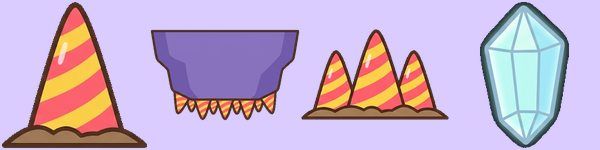
#> input picture assets/_check_obst.png, 600 x 150 px
$ python cut_foe.py ../assets/_check_obst.png ../assets/evo_beast_2.png
#> lines starting #> are read from the running program, lines starting #| are printed output that depends on the picture; after the words box and inside, x2 and y2 are one past the last pixel; in counts of white or black regions, pixels touching at a corner belong together
# -*- coding: utf-8 -*-
"""Geminiが白背景に横一列で描いたキャラを、1体ずつ透過PNGに切り分ける。
   使い方: python tools/cut_foe.py 画像 出し先フォルダ 名前1 名前2 ...
   左から順に 名前1, 名前2 ... で保存する。"""
import sys, os
import numpy as np
from PIL import Image
from scipy import ndimage

src, outdir = sys.argv[1], sys.argv[2]
names = sys.argv[3:]
os.makedirs(outdir, exist_ok=True)

im = Image.open(src).convert("RGB")
#> im is the input picture: PIL image 600x150 RGB; mean R, G, B 196.7, 175.3, 204
a = np.array(im).astype(int)
h, w, _ = a.shape
#> h = 150; w = 600
white = a.min(axis=2) > 228
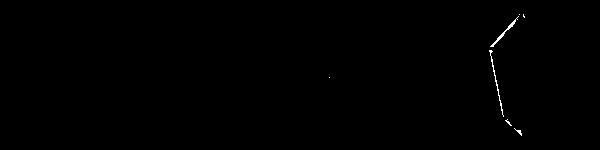
#> white: shape (150, 600) bool; 0.25% white in thin lines or dots, all inside (x1, y1, x2, y2) = (329, 14, 525, 136)

# 外周からつながった白だけ背景にする（体の中の白は残す）
lab, n = ndimage.label(white)
#> lab: shape (150, 600) int32; 17 distinct labels, from 0 to 16
#> n = 16
edge = set(lab[0].tolist()) | set(lab[-1].tolist()) | set(lab[:, 0].tolist()) | set(lab[:, -1].tolist())
#> edge = 1 item
edge.discard(0)
bg = np.isin(lab, list(edge))
#> bg: shape (150, 600) bool; every value is 0

fg = ~bg
#> fg: shape (150, 600) bool; every value is 1
fg = ndimage.binary_closing(fg, np.ones((5, 5)))
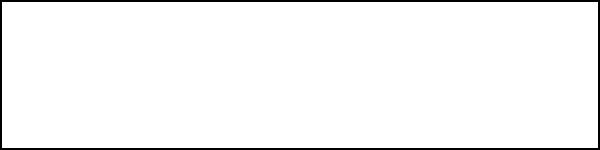
#> fg: shape (150, 600) bool; 96.7% white; 1 black region, box (x1, y1, x2, y2) and area: (0, 0, 600, 150) 2984
lab2, n2 = ndimage.label(fg)
#> n2 = 1
sizes = ndimage.sum(fg, lab2, range(1, n2 + 1))
#> sizes = [87016]
order = np.argsort(sizes)[::-1][:len(names)] + 1
#> order = empty array
boxes = []
for i in order:
    ys, xs = np.where(lab2 == i)
    boxes.append((xs.min(), ys.min(), xs.max(), ys.max(), i))
#> this loop made 0 passes
#> after the loop, boxes = []
boxes.sort(key=lambda b: b[0])

rgba = np.dstack([a.astype(np.uint8), (~bg * 255).astype(np.uint8)])
for (x0, y0, x1, y1, i), name in zip(boxes, names):
    m = (lab2 == i)
    part = rgba[y0:y1 + 1, x0:x1 + 1].copy()
    part[..., 3] = (m[y0:y1 + 1, x0:x1 + 1] * 255).astype(np.uint8)
    p = os.path.join(outdir, name + ".png")
    Image.fromarray(part, "RGBA").save(p)
    print(name, part.shape[1], "x", part.shape[0], "->", p)
